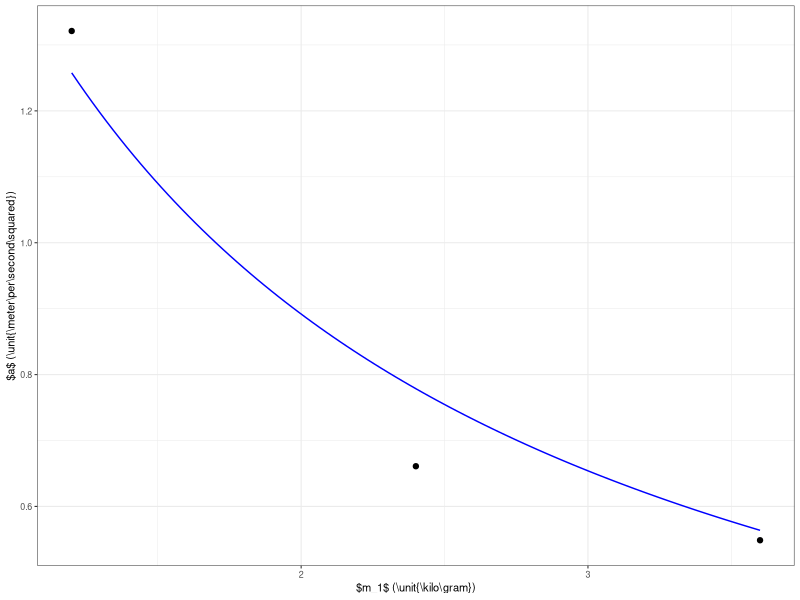

Generate this figure with R:
library(ggplot2)
raw <- read.csv("kishore.csv",header=TRUE)

library(dplyr)
data <- mutate(
 raw,
 ameas.ms2 = 2*x.m/t.s^2
 )

apredicted.ms2 <- function(m2,m1,mc){
  9.81*m2/(m2+m1+mc)
}

fig <- ggplot(data)+geom_point(aes(x=m1.kg,y=ameas.ms2))+
    #ylim(0,2)+xlim(0,1)+
    geom_function(fun=apredicted.ms2,args=list(m2=0.25,mc=0.5),color='blue')+
    xlab('$m_1$ (\\unit{\\kilo\\gram})')+
    ylab('$a$ (\\unit{\\meter\\per\\second\\squared})')+
    theme_bw(base_size=8)

library(svglite)
svglite('fig2.svg',width=3,height=2,pointsize=8)
print(fig)
dev.off()

library(xtable)
results <- summarize(
	mean.t = mean(t.s),
	sd.t = sd(t.s),
	mean.a = mean(ameas.ms2),
	sd.a = sd(ameas.ms2),
	group_by(data,m1.kg)
	)
print(xtable(results),include.rownames=FALSE,file='table1raw.tex')
